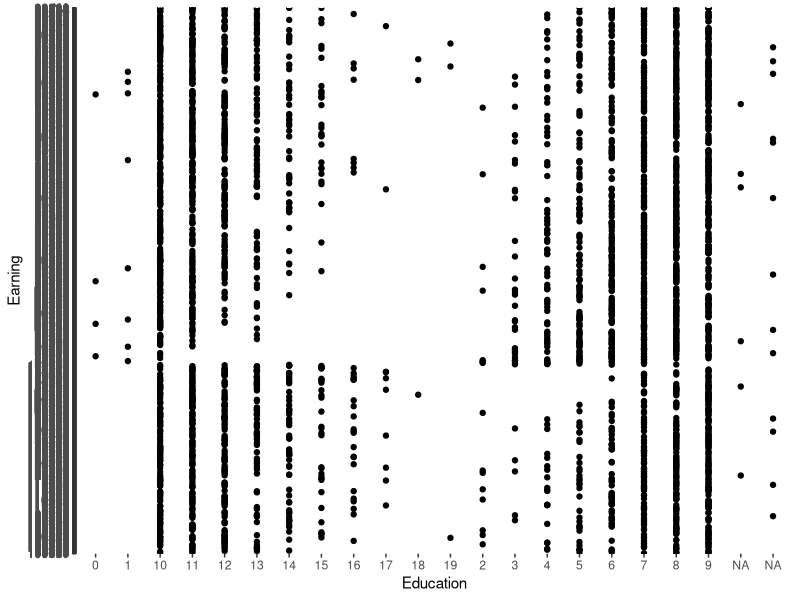

Recreate this plot in R.
## ---- chunk 1
knitr::opts_chunk$set(echo = TRUE)
## ---- chunk 2
library(tidyverse)
df <- read.csv("Abess.csv")
## ---- chunk 3
names(df)[2] <- 'Earning'
## ---- chunk 4
df %>% is.na() %>% colSums()
## ---- chunk 5
table(df$Education)
#we believe that 99 is a invalid value
df$Education<- case_when(df$Education == 99 ~ "NA",TRUE ~ as.character(df$Education))

## ---- chunk 6
df$Earning<- case_when(df$Earning == 99 ~ "NA",TRUE ~ as.character(df$Earning))
## ---- chunk 7
df1 <- drop_na(df)
df1 %>% is.na() %>% colSums()

## ---- chunk 8
df$sex <- case_when(df$Gender == "Female" ~ 1, TRUE ~ 0)
## ---- chunk 9
df$Location1 <- case_when(df$Location == "Urban" ~ 1, TRUE ~ 0)

## ---- chunk 10
df1 <- df %>% filter(!Earning == "NA")
df1 %>% summarise(mean = mean(Earning))
df1 %>% summarise(median = median(Earning))
## ---- chunk 11
df1 %>% filter(sex==0) %>% 
        group_by(sex,Location1,Earning) %>% 
        summarise(mean= mean(Earning)) %>% 
        arrange(-mean)

df1 %>% filter(sex==1) %>% 
        group_by(sex,Location1,Earning) %>% 
        summarise(mean= mean(Earning)) %>% 
        arrange(-mean)

df1 %>% filter(Location1==0) %>% 
        group_by(sex,Location1,Earning) %>% 
        summarise(mean= mean(Earning)) %>% 
        arrange(-mean)
df1 %>% filter(Location1==1) %>% 
        group_by(sex,Location1,Earning) %>% 
        summarise(mean= mean(Earning)) %>% 
        arrange(-mean)

## ---- chunk 12
gg <- df %>% 
  ggplot()+ 
  geom_point(aes(x=Education, y=Earning))
ggsave(filename = 'Abess.png', plot = gg)

## ---- chunk 13
gg1 <- df %>% 
  ggplot()+ 
  geom_point(aes(x=Education, y=Earning))+geom_smooth(method = "lm",se = FALSE)

#ggsave(filename = 'Abess1.png', plot = gg1)
## ---- chunk 14
MAPE <-  function(y_actual, y_predict){
  mean(abs((y_actual-y_predict)/y_actual))*100
}
RSQUARE = function(y_actual,y_predict){
  cor(y_actual,y_predict)^2
}
## ---- chunk 15
library(ggplot2)
library(dplyr)
library(broom)
library(ggpubr)

new_df <- df %>% filter(sex==0)

summary(new_df)
new_df <- drop_na(new_df)
#lm <- lm(Earning~sex,data=new_df)
#summary(lm)
